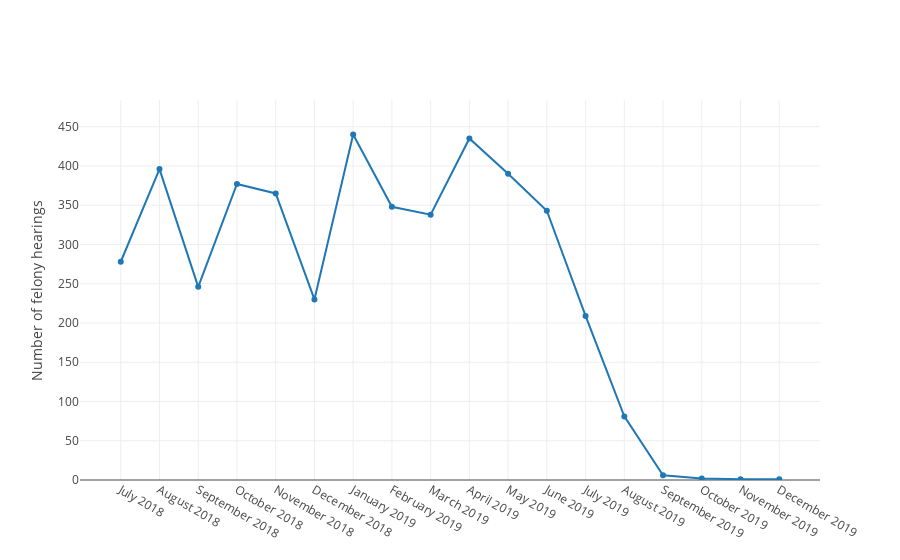

Notebook source saved alongside this figure:
### Markdown cell above
## Felonies over time

### Code cell
df_felony = filter_df(df, case_number='-F1-|-F2-|-F3-|-F4-|-F5-|-F6-')
#print(df_felony.sort_values('Date'))
df_felonies_by_month = number_by_month(df_felony)
line_plot(df_felonies_by_month.Month,
          df_felonies_by_month.Count,
          xlabel=None,
          ylabel='Number of felony hearings')

### Figure 1 — Plotly figure (JSON) as saved in the notebook; plotly's stock layout.template omitted (floating-point values rounded to 4 significant figures)
{"data": [{"type": "scatter", "uid": "a949f60c-c85b-11e9-99f9-6c4008929994", "x": ["July 2018", "August 2018", "September 2018", "October 2018", "November 2018", "December 2018", "January 2019", "February 2019", "March 2019", "April 2019", "May 2019", "June 2019", "July 2019", "August 2019", "September 2019", "October 2019", "November 2019", "December 2019"], "y": [278, 396, 246, 377, 365, 230, 440, 348, 338, 435, 390, 343, 209, 81, 6, 2, 1, 1]}], "layout": {"yaxis": {"range": [0, 484.0], "title": "Number of felony hearings"}}}
